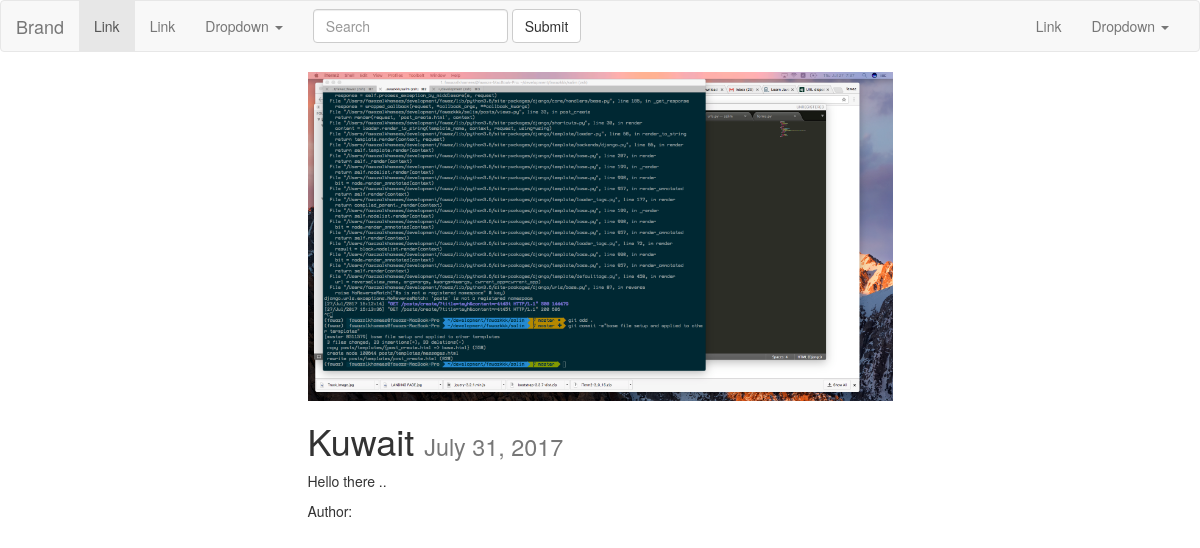
/posts/detail/sgvskvgf/, run on the app's committed database.
### posts/models.py (models this page shows, shortened)
class Post(models.Model):
    title = models.CharField(max_length=255)
    content = models.TextField()
    updated = models.DateTimeField(auto_now=True, auto_now_add=False)
    timestamp = models.DateTimeField(auto_now=False, auto_now_add=True)
    slug = models.SlugField(unique=True, null=True)
    image = models.ImageField(null=True, blank=True, upload_to="post_images")
    author = models.ForeignKey(User, default=1)
    draft = models.BooleanField(default=False)
    publish = models.DateField()

### posts/views.py (the view)
# urls.py: url(r'^detail/(?P<slug>[-\w]+)/$',views.post_detail,name='detail'),
def post_detail(request, slug):
	obj = get_object_or_404(Post, slug=slug)
	date = timezone.now().date()
	if obj.publish > date or obj.draft:
		if not(request.user.is_staff or request.user.is_superuser):
			raise Http404
	context = {
		"instance": obj,
		}
	return render (request, 'post_detail.html', context)

### posts/templates/post_detail.html (shortened to what this page needs)
{% extends "base.html" %}
{% block content %}
<div class="row">
    <div class="col-sm-6 col-sm-offset-3">
    {% if instance.image %}
        <img src="{{instance.image.url}}" alt="" class="img-responsive">
    {% endif %}
        <h1>{{instance.title}} <small>{{instance.publish}}</small></h1>
        {{instance.content| linebreaks}}Author: {{instance.author.get_full_name}}
    </div>
</div>
{% endblock content %}

### static/css/base.css (style rules this page uses)
h1 { color:#777777; }

### data on the page
Post: image (picture), title "Kuwait", publish "July 31, 2017", content "Hello there .."
